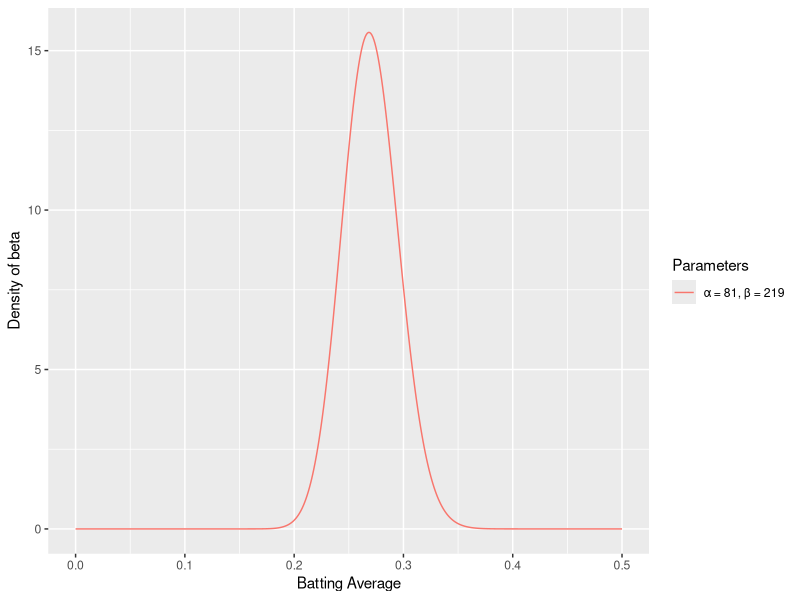

The R script that drew this image:
## ---- chunk 1
library(knitr)
opts_chunk$set(echo = FALSE, cache = TRUE, warning = FALSE)
## ---- chunk 2
library(ggplot2)
suppressMessages(library(dplyr))

sim <- data.frame(a = c(81, 82, 81 + 100),
                  b = c(219, 219, 219 + 200)) %>%
    group_by(a, b) %>%
    do(data_frame(x = seq(0, 1, .001), y = dbeta(x, .$a, .$b))) %>%
    mutate(Parameters = paste0("\u03B1 = ", a, ", \u03B2 = ", b)) %>%
    ungroup %>%
    mutate(Parameters = factor(Parameters, levels = unique(Parameters)))
## ---- chunk 3
sim %>% filter(a == 81) %>%
    ggplot(aes(x, y, color = Parameters)) + geom_line() +
    xlim(0, .5) + ylab("Density of beta") + xlab("Batting Average")
